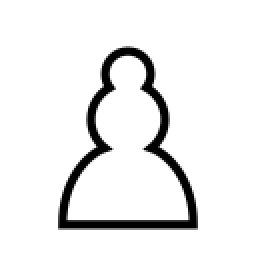
#> input picture piece_sets/cburnett/wP.png, 128 x 128 px (shown 2 times larger); its folder holds 4 pictures in this run
$ python build_v6_mono_assets.py
#> lines starting #> are read from the running program, lines starting #| are printed output that depends on the picture; after the words box and inside, x2 and y2 are one past the last pixel; in counts of white or black regions, pixels touching at a corner belong together
#!/usr/bin/env python3
"""Generate dedicated v6 mono/print board themes and piece sets."""

from __future__ import annotations

import random
from pathlib import Path

import numpy as np
from PIL import Image, ImageFilter, ImageOps


ROOT = Path(__file__).resolve().parents[1]
BOARD_THEMES_DIR = ROOT / "board_themes"
PIECE_SETS_DIR = ROOT / "piece_sets"
SOURCE_SET = PIECE_SETS_DIR / "cburnett"
PIECE_NAMES = ["P", "N", "B", "R", "Q", "K"]
SEED = 1337


def rng(seed_offset: int) -> random.Random:
    return random.Random(SEED + seed_offset)


def build_noise(width: int, height: int, side: int, low: float, high: float, blur: float) -> np.ndarray:
    small_h = max(4, height // side)
    small_w = max(4, width // side)
    arr = np.random.uniform(low, high, (small_h, small_w)).astype(np.float32)
    img = Image.fromarray(np.clip(arr * 255.0, 0, 255).astype(np.uint8), "L")
    img = img.resize((width, height), Image.BICUBIC)
    img = img.filter(ImageFilter.GaussianBlur(radius=blur))
    return np.asarray(img, dtype=np.float32) / 255.0


def save_board_theme(name: str, dark: int, light: int, paper: tuple[float, float], stripes: bool = False) -> None:
    size = 512
    tile = size // 8
    board = np.zeros((size, size), dtype=np.float32)
    for row in range(8):
        for col in range(8):
            val = light if (row + col) % 2 == 0 else dark
            board[row * tile:(row + 1) * tile, col * tile:(col + 1) * tile] = float(val)

    texture = build_noise(size, size, side=20, low=paper[0], high=paper[1], blur=1.0)
    fibers_x = build_noise(size, size, side=72, low=0.96, high=1.04, blur=0.8)
    fibers_y = build_noise(size, size, side=72, low=0.96, high=1.04, blur=0.8).T
    fibers_y = fibers_y[:size, :size]
    board = board * texture + (fibers_x - 1.0) * 20.0 + (fibers_y - 1.0) * 16.0

    if stripes:
        for y in range(0, size, 6):
            board[y:y + 1, :] -= np.random.uniform(2.0, 6.0)

    board = np.clip(board, 0, 255).astype(np.uint8)
    out = Image.fromarray(board, "L").convert("RGB")
    out.save(BOARD_THEMES_DIR / name)


def degrade_alpha(alpha: Image.Image, style: str, edge_bias: bool = False) -> Image.Image:
    r = rng(10 if style == "scan" else 20)
    down = alpha.resize((18, 18), Image.BICUBIC).resize((64, 64), Image.BICUBIC)
    arr = np.asarray(down, dtype=np.float32) / 255.0

    damage = build_noise(64, 64, side=12, low=0.45, high=1.0, blur=0.6)
    arr *= damage

    if edge_bias:
        grad = np.tile(np.linspace(0.55, 1.0, 64, dtype=np.float32), (64, 1))
        arr *= grad

    for _ in range(3 if style == "faded" else 2):
        y = r.randrange(64)
        x = r.randrange(64)
        h = r.randrange(4, 12)
        w = r.randrange(4, 12)
        arr[max(0, y - h):min(64, y + h), max(0, x - w):min(64, x + w)] *= r.uniform(0.0, 0.5)

    out = Image.fromarray(np.clip(arr * 255.0, 0, 255).astype(np.uint8), "L")
    out = out.filter(ImageFilter.GaussianBlur(radius=0.7 if style == "faded" else 0.45))
    return out


def render_piece(alpha: Image.Image, piece_color: str, style: str) -> Image.Image:
    edge_bias = piece_color == "b" and style == "faded"
    alpha = degrade_alpha(alpha, style=style, edge_bias=edge_bias)
    alpha_arr = np.asarray(alpha, dtype=np.float32) / 255.0
    outline = alpha.filter(ImageFilter.MaxFilter(3))
    outline_arr = np.asarray(outline, dtype=np.float32) / 255.0
    outline_arr = np.clip(outline_arr - alpha_arr, 0.0, 1.0)

    if piece_color == "w":
        fill = 220 if style == "scan" else 198
        line = 92 if style == "scan" else 82
    else:
        fill = 34 if style == "scan" else 56
        line = 98 if style == "scan" else 112

    canvas = np.zeros((64, 64, 4), dtype=np.uint8)
    base = alpha_arr
    if piece_color == "w":
        rgb = np.clip(fill * base + line * outline_arr, 0, 255)
    else:
        rgb = np.clip(fill * base + line * outline_arr * 0.35, 0, 255)

    if style == "faded":
        rgb = rgb * build_noise(64, 64, side=18, low=0.84, high=1.08, blur=0.5)

    canvas[:, :, 0] = np.clip(rgb, 0, 255).astype(np.uint8)
    canvas[:, :, 1] = np.clip(rgb, 0, 255).astype(np.uint8)
    canvas[:, :, 2] = np.clip(rgb, 0, 255).astype(np.uint8)
    canvas[:, :, 3] = np.clip((alpha_arr * 255.0), 0, 255).astype(np.uint8)
    return Image.fromarray(canvas, "RGBA")


def build_piece_set(name: str, style: str) -> None:
    out_dir = PIECE_SETS_DIR / name
    out_dir.mkdir(parents=True, exist_ok=True)

    for color in ("w", "b"):
        for piece in PIECE_NAMES:
            src = Image.open(SOURCE_SET / f"{color}{piece}.png").convert("RGBA").resize((64, 64), Image.LANCZOS)
            alpha = src.getchannel("A")
            rendered = render_piece(alpha, color, style=style)
            rendered.save(out_dir / f"{color}{piece}.png")


def main() -> None:
    random.seed(SEED)
    np.random.seed(SEED)

    save_board_theme("mono_paper_scan_light.png", dark=140, light=172, paper=(0.90, 1.10), stripes=True)
#> in save_board_theme, `board = board * texture + (fibers_x - 1.0) * 20.0 + (fibers_y - 1.0) *..`:
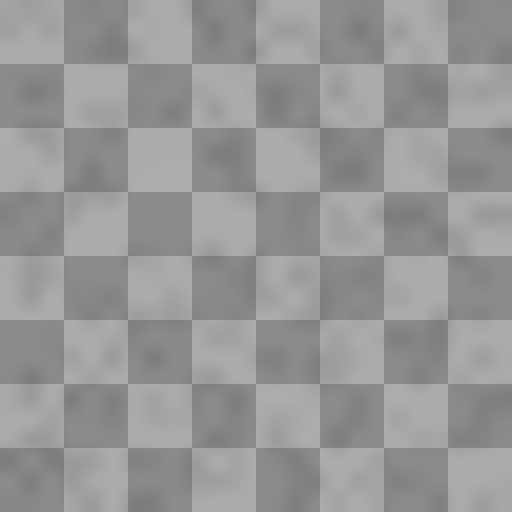
#> board: shape (512, 512) float32; min 124.1, max 172, mean 151.3
#> after the loop in save_board_theme, `for y in range(0, size, 6):`: board: shape (512, 512) float32; 16.8% of pixels changed, all inside (x1, y1, x2, y2) = (0, 0, 512, 511)
    save_board_theme("mono_paper_scan_mid.png", dark=118, light=150, paper=(0.88, 1.08), stripes=True)
#> call 2 of save_board_theme, with name = 'mono_paper_scan_mid.png', dark = 118, light = 150, paper = (0.88, 1.08), stripes = True
#> in save_board_theme (call 2), `board = board * texture + (fibers_x - 1.0) * 20.0 + (fibers_y - 1.0) *..`:
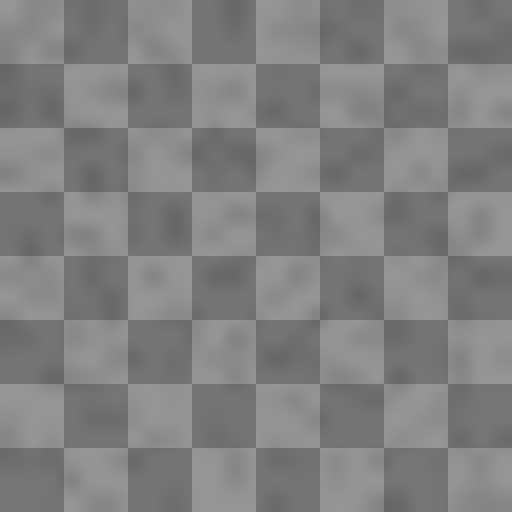
#> board: shape (512, 512) float32; min 101.7, max 150, mean 129
    save_board_theme("mono_heather_print.png", dark=92, light=118, paper=(0.92, 1.06), stripes=False)
#> call 3 of save_board_theme, with name = 'mono_heather_print.png', dark = 92, light = 118, paper = (0.92, 1.06), stripes = False
#> in save_board_theme (call 3), `board = board * texture + (fibers_x - 1.0) * 20.0 + (fibers_y - 1.0) *..`:
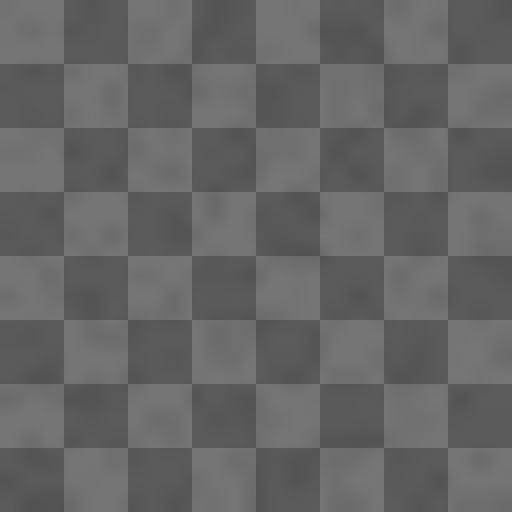
#> board: shape (512, 512) float32; min 82.05, max 118, mean 102

    build_piece_set("mono_print_scan", style="scan")
#> in build_piece_set, `alpha = src.getchannel("A")`:
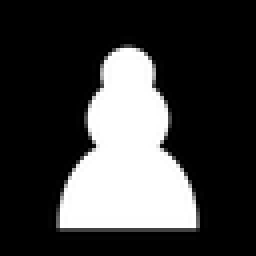
#> alpha: PIL image 64x64 L (shown 4 times larger); min 0, max 255, mean 62.4
#> in degrade_alpha, `down = alpha.resize((18, 18), Image.BICUBIC).resize((64, 64), Image.BI..`:
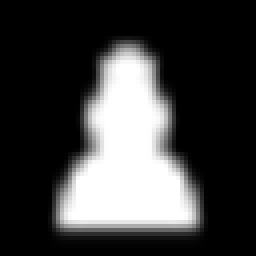
#> down: PIL image 64x64 L (shown 4 times larger); min 0, max 255, mean 62.6
#> in build_noise (call 10), `img = img.resize((width, height), Image.BICUBIC)`:
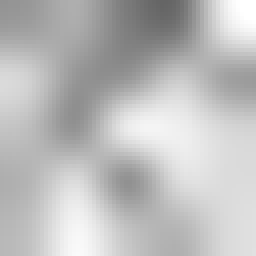
#> img: PIL image 64x64 L (shown 4 times larger); min 101, max 255, mean 188.6
#> in degrade_alpha, `arr *= damage`:
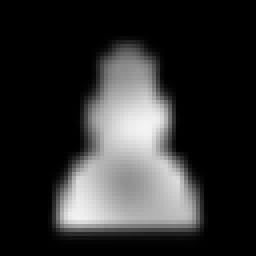
#> arr: shape (64, 64) float32 (shown 4 times larger); min 0, max 0.957, mean 0.185
#> after the loop in degrade_alpha, `for _ in range(3 if style == "faded" else 2):`: arr: shape (64, 64) float32; 2.12% of pixels changed, all inside (x1, y1, x2, y2) = (18, 26, 38, 62)
    build_piece_set("mono_print_faded", style="faded")

    print("Generated mono/print v6 assets:")
    print("  board_themes/mono_paper_scan_light.png")
    print("  board_themes/mono_paper_scan_mid.png")
    print("  board_themes/mono_heather_print.png")
    print("  piece_sets/mono_print_scan/")
    print("  piece_sets/mono_print_faded/")


if __name__ == "__main__":
#> (the run stopped early here; a loop or call above may not have finished)
